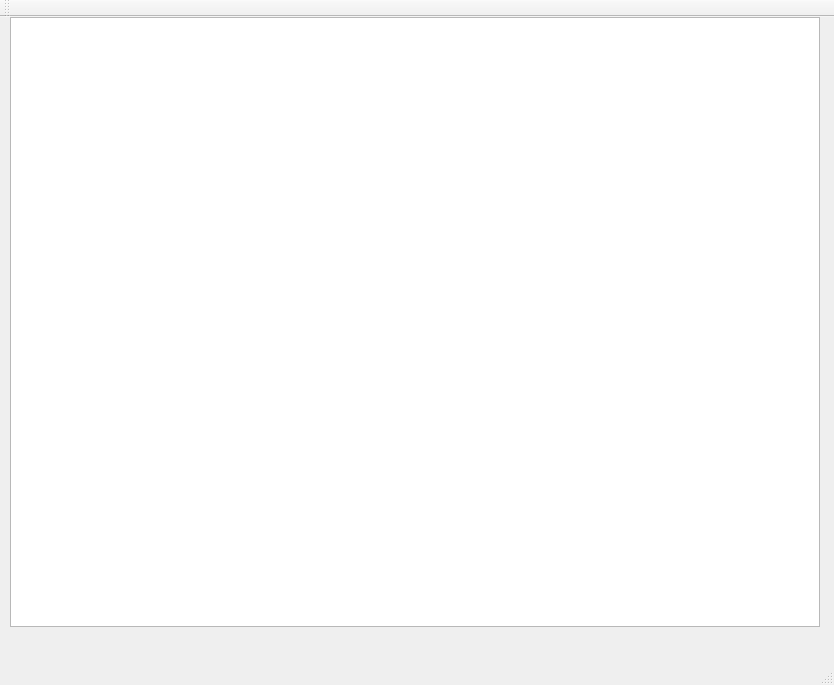
<?xml version="1.0" encoding="UTF-8"?>
<ui version="4.0">
 <class>MainWindow</class>
 <widget class="QMainWindow" name="MainWindow">
  <property name="geometry">
   <rect>
    <x>0</x>
    <y>0</y>
    <width>834</width>
    <height>685</height>
   </rect>
  </property>
  <property name="windowTitle">
   <string>MainWindow</string>
  </property>
  <widget class="QWidget" name="centralWidget">
   <widget class="QGraphicsView" name="graphicsView">
    <property name="geometry">
     <rect>
      <x>10</x>
      <y>0</y>
      <width>810</width>
      <height>610</height>
     </rect>
    </property>
    <property name="sizePolicy">
     <sizepolicy hsizetype="Fixed" vsizetype="Fixed">
      <horstretch>0</horstretch>
      <verstretch>0</verstretch>
     </sizepolicy>
    </property>
   </widget>
  </widget>
  <widget class="QMenuBar" name="menuBar">
   <property name="geometry">
    <rect>
     <x>0</x>
     <y>0</y>
     <width>834</width>
     <height>27</height>
    </rect>
   </property>
  </widget>
  <widget class="QToolBar" name="mainToolBar">
   <attribute name="toolBarArea">
    <enum>TopToolBarArea</enum>
   </attribute>
   <attribute name="toolBarBreak">
    <bool>false</bool>
   </attribute>
  </widget>
  <widget class="QStatusBar" name="statusBar"/>
 </widget>
 <layoutdefault spacing="6" margin="11"/>
 <resources/>
 <connections/>
</ui>
